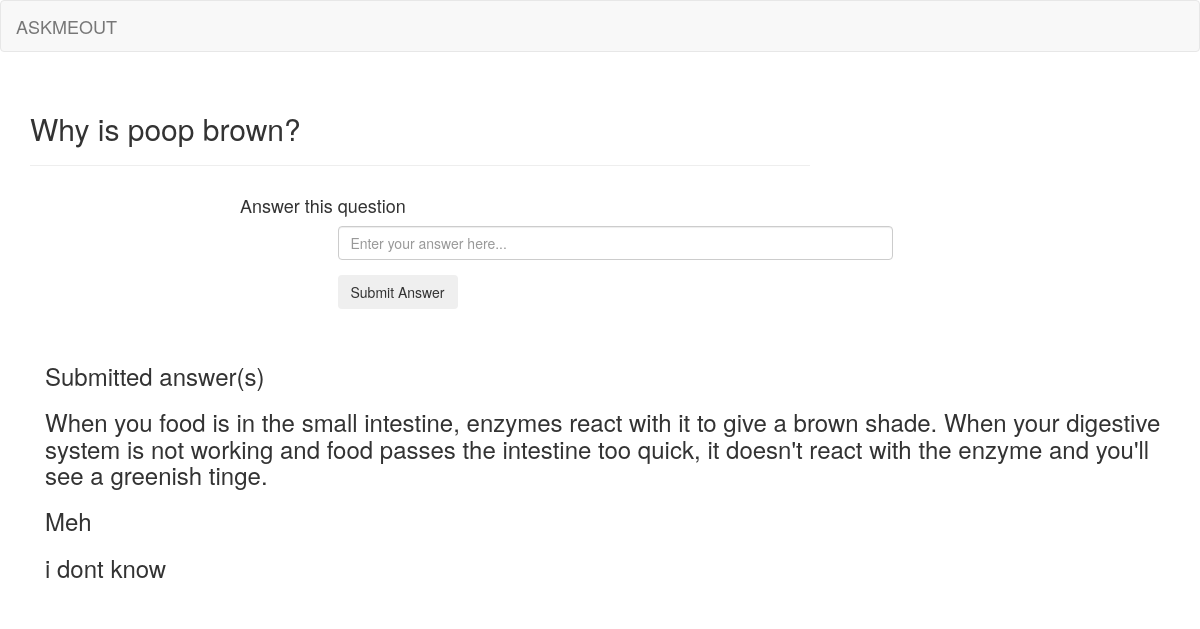
/questionDetail/1, run on the app's committed database.
### app/models.py (models this page shows)
class Question(models.Model):
	name = models.TextField(max_length = 500)
	uid = models.CharField(max_length=500)
	qid=models.IntegerField(primary_key=True)
	boolValue = models.BooleanField(default=False)

class Answer(VoteModel, models.Model):
	name = models.TextField(max_length = 500)
	uid = models.CharField(max_length = 500)
	quesid=models.IntegerField()
	aid=models.CharField(max_length = 500)
	voting = models.IntegerField()

### app/views.py (the view)
# urls.py: url(r'^questionDetail/(\d+)$', views.questionDetail),
def questionDetail(request,id):
    answer = Answer.objects.filter(quesid = id)
    question = Question.objects.get(qid = id)
    print(question)
    return render(request,'questionDetail.html',{'question':question, 'answer':answer})

### app/templates/questionDetail.html (shortened to what this page needs)
{% extends 'base.html' %}
{% block content %}
    <div class="post row">
        <div class="col-2 date">
            <h2>{{ question.name }}</h2><hr>
        </div>
        <div class="inner-bg">
                <div class="container">
                    <div class="row">
                         <div class="col-sm-8 col-sm-offset-2 text">
                           <h4> Answer this question</h4>
                        </div>
                    </div>
                    <div class="row">
                        <div class="col-sm-6 col-sm-offset-3 form-box">
                            <div class="form-bottom contact-form">
                                <form role="form" action="/sendAns/{{question.qid}}" method="post">{% csrf_token %}
                                    <div class="form-group">
                                        <input type="text" name="ansname" placeholder="Enter your answer here..." class="ansname form-control" id="ansname">
                                    </div>
                                    <button type="submit" class="btn">Submit Answer</button>
                                </form>
                            </div>
                        </div>
                    </div>
                </div>
            </div>
        </div>
</div>
    </div><br/>
    <h3>Submitted answer(s)</h3>
<div>
{% for question in answer %}
    <h3>{{ question.name }}<h3>
{% endfor %}
</div>
{% endblock %}

### data on the page
Question: name "Why is poop brown?"
Answer: name "When you food is in the small intestine, enzymes react with it to give a brown shade. When your digestive system is not working and food passes the intestine too quick, it doesn't react with the enzyme and you'll see a greenish tinge."
Answer: name "Meh"
Answer: name "i dont know"
